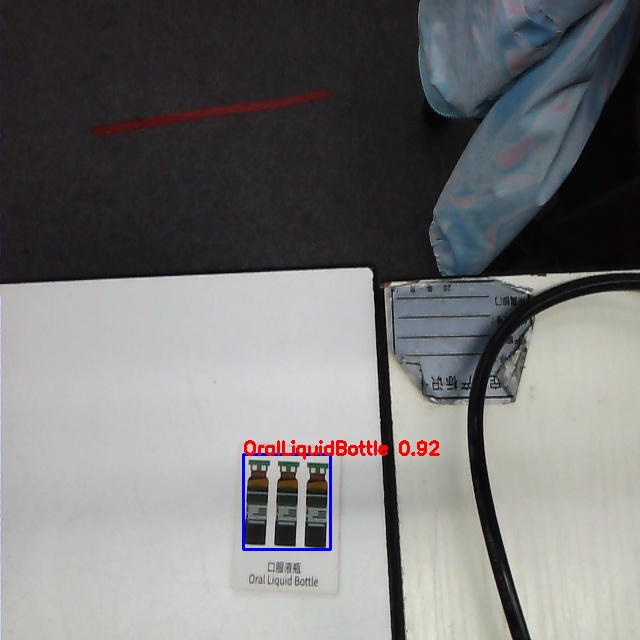
#> input picture src/jetarm_6dof/jetarm_6dof_app/scripts/res.jpg, 640 x 640 px; its folder holds only this picture in this run
$ python -i ocr_scanner.py   (imports and definitions only)
#> lines starting #> are read from the running program, lines starting #| are printed output that depends on the picture
#> further down, picture is the input picture: shape (640, 640, 3); mean B, G, R 117.7, 117.3, 117.6
"""
ocr_scanner.py — PaddleOCR 药品名识别（轻量版）

功能:
  - 使用 PaddleOCR 2.x 轻量版 (ch_ppocr_mobile_v2.0) 识别图像中的文字
  - 过滤置信度 < 0.5 的结果
  - 返回结构化文字检测结果

依赖:
  - paddleocr (paddlepaddle + paddleocr)
  - opencv-python
  - numpy
"""

from __future__ import annotations

import logging
import os
from typing import Any, Dict, List, Optional, Tuple

import cv2
import numpy as np

logger = logging.getLogger(__name__)

# ---- 全局 OCR 引擎（懒加载） ----
_OCR_ENGINE: Any = None
_OCR_INITIALIZED: bool = False


# [45 lines left out: function _get_ocr_engine, not called in this run]


def _preprocess_ocr(cv2_image: np.ndarray) -> np.ndarray:
    """
    OCR 预处理：提升文字对比度。
    - 可选：CLAHE 增强局部对比度
    - 保持彩色（PaddleOCR 内部会自己转灰度）
    """
    try:
        lab = cv2.cvtColor(cv2_image, cv2.COLOR_BGR2LAB)
#> lab: shape (640, 640, 3); mean of channels 0, 1, 2 121.4, 128.4, 127.8
        l, a, b = cv2.split(lab)
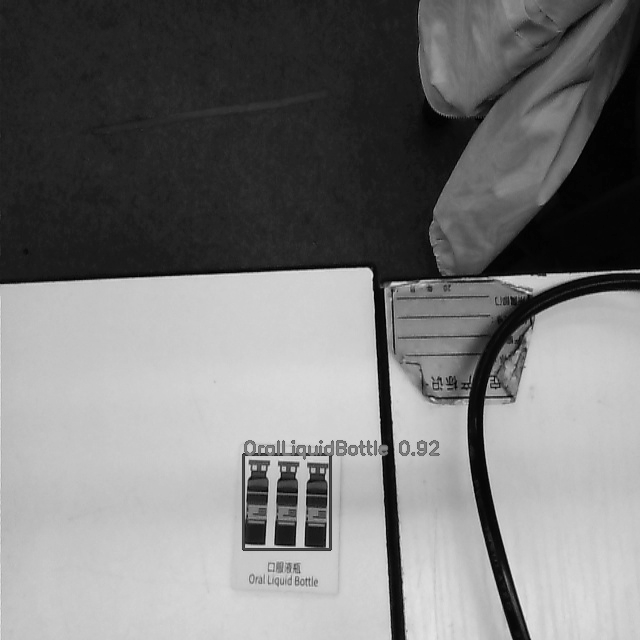
#> l: shape (640, 640); min 0, max 235, mean 121.4
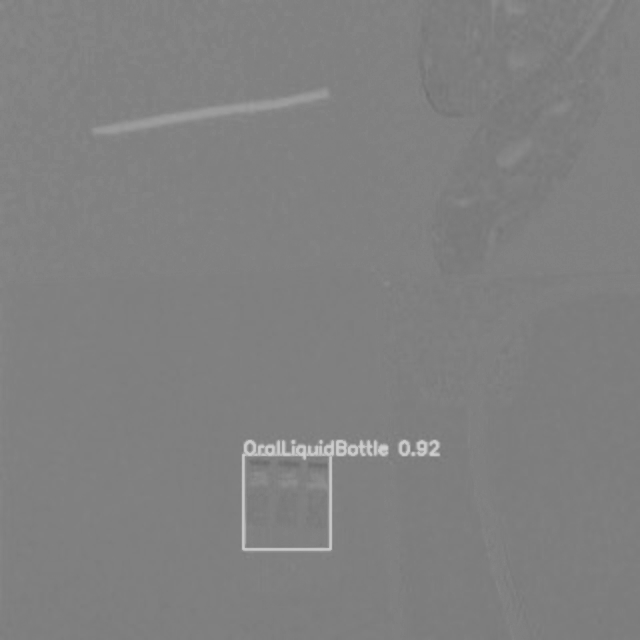
#> a: shape (640, 640); min 108, max 208, mean 128.4
        clahe = cv2.createCLAHE(clipLimit=2.0, tileGridSize=(8, 8))
        l = clahe.apply(l)
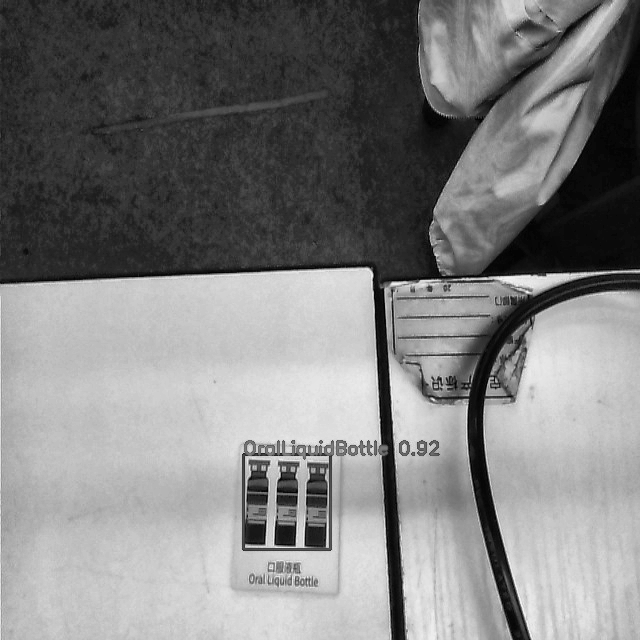
#> l: shape (640, 640); min 1, max 248, mean 127.8
        enhanced = cv2.merge([l, a, b])
#> enhanced: shape (640, 640, 3); mean of channels 0, 1, 2 127.8, 128.4, 127.8
        result = cv2.cvtColor(enhanced, cv2.COLOR_LAB2BGR)
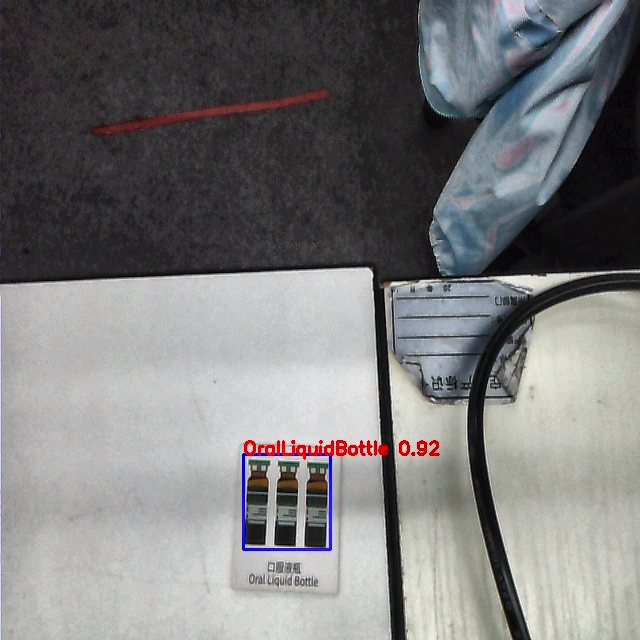
#> result: shape (640, 640, 3); mean B, G, R 123.6, 123.1, 123.3
        return result
    except Exception as exc:
        logger.debug("OCR preprocessing failed, using original: %s", exc)
        return cv2_image


# [140 lines left out: functions _paddleocr_result_to_dicts, scan_text, _generate_test_image, main, not called in this run]


# [2 lines not run here, left out]

>>> import cv2
>>> picture = cv2.imread('../src/jetarm_6dof/jetarm_6dof_app/scripts/res.jpg')
>>> result = _preprocess_ocr(picture)
